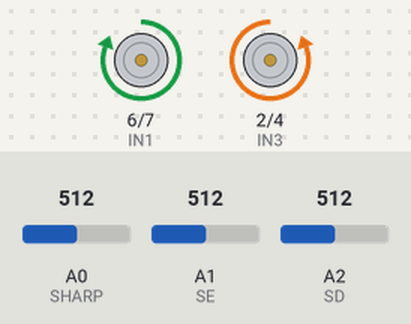
A sketch run on a simulated Arduino Uno, built with avr-gcc and run on an emulated ATmega328P. Shown: motor-driver pin pairs drawn as motors (green arrow = first pin HIGH = forward, orange = second pin HIGH = backward, longer = more drive, scaled by the enable pin). The test bench sets the inputs (shaded band); at power-on: A1 (SE) = 512, A2 (SD) = 512, A0 (SHARP) = 512.

Above: at 6.2 s.
6.3 s: A1 (SE) set to 215
7.8 s: A1 (SE) set to 191
At 8.15 s:
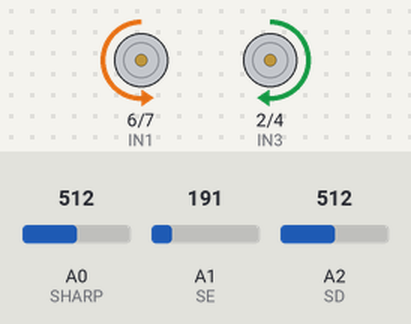
At 9.23 s:
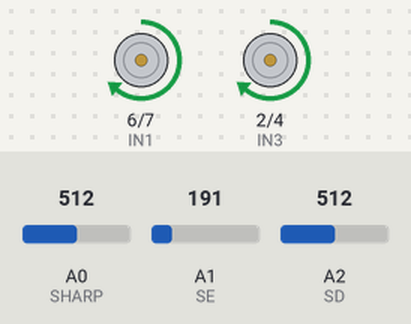
10.8 s: A1 (SE) set to 210
12.3 s: A2 (SD) set to 218
13.8 s: A2 (SD) set to 192
At 13.87 s:
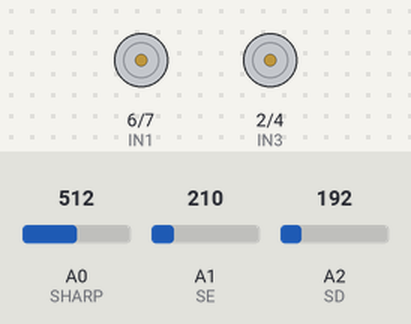
At 14.46 s:
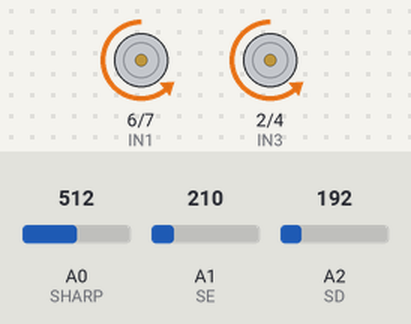
16.8 s: A2 (SD) set to 210
Timing chart, 0 to 19.3 s (numbered marks = the images above; inputs shaded):
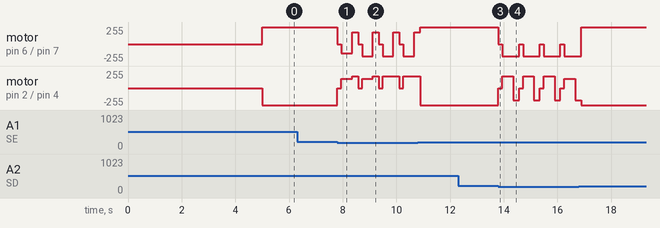

The sketch:

git-comando-beta.ino
```cpp
// =-=-=-=-=-=--=-=-=-=-=-=-=-=-=-=-=-=-=-=-=-=-=-=-=-=-=-=-=-=-=-=-=-=-=-=-=-=-=-=-=-=-=-=-=-
// git-comando-beta.ino
// Variante "sniper" do git-comando-alpha: fica no lugar varrendo em zigue-zague,
// mira longe e só avança quando vê algo na frente.
// Autor: Equipe Git Comando
// =-=-=-=-=-=--=-=-=-=-=-=-=-=-=-=-=-=-=-=-=-=-=-=-=-=-=-=-=-=-=-=-=-=-=-=-=-=-=-=-=-=-=-=-=-

// Motor A (Esquerdo)
#define ENA 5
#define IN1 6
#define IN2 7

// Motor B (Direito)
#define ENB 3
#define IN3 2
#define IN4 4

// Sensores
#define SHARP A0  // Proximidade (GP2Y0A21, 10-80 cm)
#define SE A1     // Linha esquerdo
#define SD A2     // Linha direito

// Ajustes - linha (iguais ao alpha)
int limiteBranco   = 200;
int velocidade     = 140;
int velocidadeGiro = 180;
int tempoFreio     = 150;
int tempoRe        = 450;
int tempoReLado    = 400;
int tempoGiro180   = 250;
int tempoGiroLado  = 220;

// Ajustes - sniper
int limiteOponente   = 250;  // mais baixo que o alpha (500) = enxerga mais longe -> CALIBRAR pelo Serial
int velocidadeAtaque = 255;
int velocidadeBusca  = 130;  // mais devagar que o alpha; se o robô não girar no tapete, suba
int tempoPerna       = 400;  // ms girando para cada lado no zigue-zague (define o tamanho do arco)

int valorEsq;
int valorDir;
int sharpValue;

// Depois de ver o oponente, ataca até achar a borda: colado (< 10 cm) a leitura do Sharp cai
bool atacando = false;

bool buscaDireita = true;
unsigned long inicioPerna = 0;
unsigned long duracaoPerna;

void setup() {
  pinMode(IN1, OUTPUT);
  pinMode(IN2, OUTPUT);
  pinMode(IN3, OUTPUT);
  pinMode(IN4, OUTPUT);
  pinMode(ENA, OUTPUT);
  pinMode(ENB, OUTPUT);
  pinMode(SE, INPUT);
  pinMode(SD, INPUT);
  pinMode(SHARP, INPUT);

  Serial.begin(9600);

  // Regra dos 5 segundos
  delay(5000);

  // Primeira perna é meia, para o zigue-zague ficar centrado na direção inicial
  duracaoPerna = tempoPerna / 2;
  inicioPerna = millis();
}

void loop() {
  valorEsq   = analogRead(SE);
  valorDir   = analogRead(SD);
  sharpValue = analogRead(SHARP);

  // Serial.println(sharpValue);  // descomente para calibrar o limiteOponente

  bool brancoEsq = valorEsq < limiteBranco;
  bool brancoDir = valorDir < limiteBranco;

  // ---------- 1) LINHA BRANCA (prioridade máxima) ----------
  if (brancoEsq || brancoDir) {
    atacando = false;
    freiar();
    delay(tempoFreio);

    valorEsq = analogRead(SE);
    valorDir = analogRead(SD);
    brancoEsq = brancoEsq || (valorEsq < limiteBranco);
    brancoDir = brancoDir || (valorDir < limiteBranco);

    if (brancoEsq && brancoDir) {
      re();
      delay(tempoRe);
      girarDireita(velocidadeGiro);
      delay(tempoGiro180);
    }
    else if (brancoEsq) {
      re();
      delay(tempoReLado);
      girarDireita(velocidadeGiro);
      delay(tempoGiroLado);
    }
    else {
      re();
      delay(tempoReLado);
      girarEsquerda(velocidadeGiro);
      delay(tempoGiroLado);
    }

    // Recomeça o zigue-zague centrado na nova direção
    duracaoPerna = tempoPerna / 2;
    inicioPerna = millis();
  }
  // ---------- 2) ALVO NA MIRA (ou já atacando) -> ATAQUE ----------
  else if (atacando || sharpValue > limiteOponente) {
    atacando = true;
    frente(velocidadeAtaque);
  }
  // ---------- 3) NADA -> ZIGUE-ZAGUE NO LUGAR ----------
  else {
    if (millis() - inicioPerna >= duracaoPerna) {
      buscaDireita = !buscaDireita;
      duracaoPerna = tempoPerna;
      inicioPerna = millis();
    }

    if (buscaDireita) {
      girarDireita(velocidadeBusca);
    } else {
      girarEsquerda(velocidadeBusca);
    }
  }
}

// ---------------- MOVIMENTOS ----------------

void frente(int vel) {
  digitalWrite(IN1, HIGH);
  digitalWrite(IN2, LOW);
  analogWrite(ENA, vel);

  digitalWrite(IN3, LOW);
  digitalWrite(IN4, HIGH);
  analogWrite(ENB, vel);
}

void re() {
  digitalWrite(IN1, LOW);
  digitalWrite(IN2, HIGH);
  analogWrite(ENA, velocidade);

  digitalWrite(IN3, HIGH);
  digitalWrite(IN4, LOW);
  analogWrite(ENB, velocidade);
}

// Gira no eixo para a direita
void girarDireita(int vel) {
  digitalWrite(IN1, HIGH);
  digitalWrite(IN2, LOW);
  analogWrite(ENA, vel);

  digitalWrite(IN3, HIGH);
  digitalWrite(IN4, LOW);
  analogWrite(ENB, vel);
}

// Gira no eixo para a esquerda
void girarEsquerda(int vel) {
  digitalWrite(IN1, LOW);
  digitalWrite(IN2, HIGH);
  analogWrite(ENA, vel);

  digitalWrite(IN3, LOW);
  digitalWrite(IN4, HIGH);
  analogWrite(ENB, vel);
}

// Freio ativo
void freiar() {
  digitalWrite(IN1, HIGH);
  digitalWrite(IN2, HIGH);
  analogWrite(ENA, 255);

  digitalWrite(IN3, HIGH);
  digitalWrite(IN4, HIGH);
  analogWrite(ENB, 255);
}
```

Measured:
- the behaviour switches between 200 and 199 on A1 (SE) (found by bisection; images 0 and 1)
- the behaviour switches between 200 and 199 on A2 (SD) (found by bisection; images 2 and 3)
- after the input at 6.3 s, every drawn part: stays the same
- after the input at 12.3 s, every drawn part: stays the same
- after the input at 13.8 s, motor on pin 6 (IN1) / pin 7 (IN2): alternates backward 180/255 for 0.62 s and stopped for 0.15 s, starting at once; motor on pin 2 (IN3) / pin 4 (IN4): backward 255/255 → stopped at once, → forward 180/255 0.15 s later, → backward 180/255 0.40 s later, → stopped 0.22 s later, … (12 changes in this stretch)
